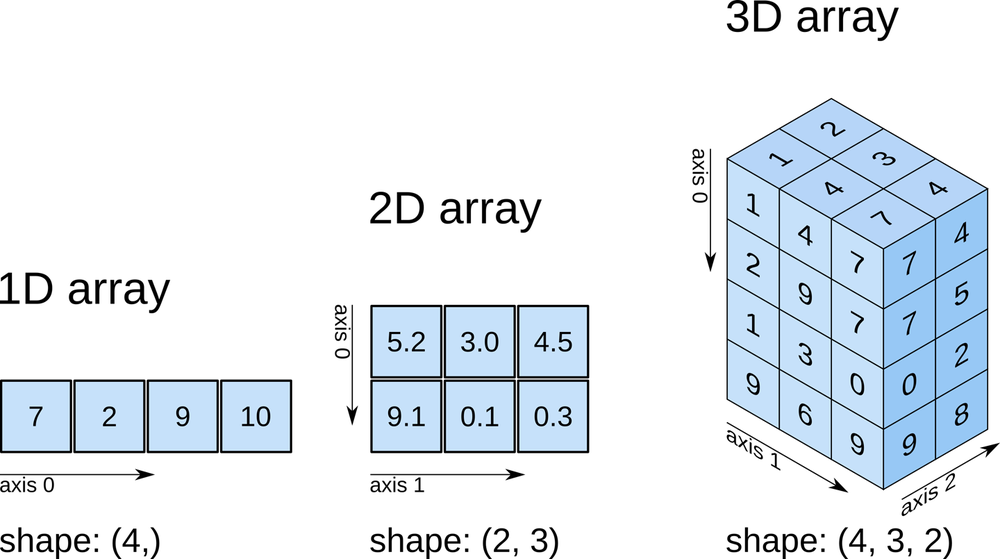
#> input picture assets/1st_numpy/image.png, 1000 x 559 px, shrunk from 1440 x 805 before the run
$ jupyter execute '11th_计算机视觉.ipynb'   (shell and % lines are left out)
#> lines starting #> are read from the running program, lines starting #| are printed output that depends on the picture; after the words box and inside, x2 and y2 are one past the last pixel; in counts of white or black regions, pixels touching at a corner belong together
# 对三个通道处理
**1.对某个区域的通道值进行控制 2.将三通道合并与拆分 3.图标的shape（x,y,通道数）**

# 计算机视觉简介 图像基础
计算机视觉是一门致力于教会计算机”看“的科学，其目的是让计算机理解图片的内容。通过眼睛看世界对于一个视力正常的人来说是一种与生俱来的本能，看图片并理解图片内容对人类来说是易如反掌，但是对于计算机来说，理解图片内容是非常困难的事情。当我们看到下面左边的图片时，我们可以很自然地理解图片的内容是一张桌子上面摆放着插满植物的玻璃瓶和一些书本；但是相同的图片在计算机“眼中”却是以右图中矩阵的形式呈现，这样就很难理解矩阵中哪些部分是杯子哪些部分是书本。长期以来计算机视觉领域都在致力于研究让计算机理解矩阵形式的图片中的内容，包括矩阵中存在什么，其大小、位置、形状等特征。

计算机视觉在生产生活中已经得到广泛地应用，例如广泛应用于机场和车站的人脸识别系统、手机相机的美颜功能、停车场的车牌识别、无人驾驶、AR 和 VR、药品研发、医疗影像检测等。经过 40 多年发展，计算机视觉领域已经细分出多个热门研究方向：物体检测、运动跟踪、语义分割、视觉问答、姿势体态识别等。计算机视觉的发展经历了从偏重计算和数学方法、90 年代传统的人工设计特征结合机器学习的分类器、到 2012 年以后以深度学习为主的视觉研发方法，计算机视觉正在以井喷式地发展趋势应用于我们的生活。

在后面的章节将循序渐进地带着大家入门计算机视觉，在课程的最后我们将通过实例让大家对所学过的方法进行一个回顾，并且课程不会涉及过多的传统视觉算法，例如 FAST、SIFT、SURF、Harris 等算法，因为深度学习的快速发展及其在视觉领域出色的表现，现在很难看到相关的传统算法的论文发表，传统算法逐渐退出了视觉领域的舞台。本课程介绍的内容是视觉领域中常常用到的基本图像处理方法，这些方法在图像预处理和对数据集进行处理时会经常用到，例如想要获得理想的深度学习模型，对数据集适当地处理就是重要的一环，所以掌握这些基本方法有助于在视觉项目中获得较好的结果。

# OpenCV 和相关的工具

在进行图像相关的代码编写前，让我们先简单介绍一下各个软件包的作用：

OpenCV 是一个基于 C++ 编写的轻量级、高效的、开源的跨平台计算机视觉库，可运行在多种操作系统上：Windows、Mac OS、Linux、Android。由于其具有友好的可读性和较高的运行效率，故获得大量开发者的青睐，同时其还提供 Python、Ruby 等语言的接口方便开发者调用。本教程将使用 Python 语言对 OpenCV 的库函数进行调用。

NumPy 是一个支持处理多维度大型矩阵的 Python 科学计算包。在对图像进行处理时经常会用到 NumPy，OpenCV 中读取存储图片都是以 NumPy 形式完成的。利用 NumPy 我们可以轻松地以多维数据的形式呈现图片，并对图片进行重组、计算、数值分析等操作。想要深入的学习可以访问 NumPy 官方中文文档。

Matplotlib 是一个 Python 2D 绘图库。其可以方便地生成直方图、条形图、散点图等。

图像的基础知识
像素
每一张图片都是由一组像素构成的，像素是构成图片的最小单位。可以把一张图片看成是由许多小方格组成，那么每一个小方格就是像素。如果我们有一张宽为 100 高为 100 的图片，那么这个图片共有 100*100 = 10000 个像素。如下图，其中右边的图片中每一个方格代表一个像素。

大部分像素有 2 种表示形态：灰度和彩色。在灰度图像中，每一个像素都具有一个在 0 到 255 之间的值，这些不同的值称为像素值，也可称为像素的强度。其中 0 表示黑色而 255 表示白色，不同的灰度表示不同的明暗变化，越接近 0 的值在图像上表现的越暗，越接近 255 的值在图像上表现的越明亮。

彩色像素通常用 RGB 颜色空间表示，RGB 颜色空间以 红（Red）、绿（Green）、蓝（Blue）三种基本颜色为基础，进行不同程度的叠加从而产生丰富的颜色，也通常称为三通道图片。这三种颜色每一个都用一个 0 到 255 的值表示，通常使用 8 位无符号整数来表示这些颜色的强度。所以一个彩色像素值表示为 (red, green, blue)。例如红色可以表示为 (255, 0, 0)，白色表示为 (255, 255, 255)。

像素坐标
像素坐标用于表示一个像素所处在图片中的位置，我们用 (y, x) 来表示一个像素在图片中的位置，其中 y 表示行，x 表示列。下图是一张数字 4 的图片，图中每个方格代表一个像素点，这是一张宽为 10 高为 10 的图片，所以这里总共有 10*10 = 100 个像素，我们定义图中左上角顶点的位置为起始点，表示为 (0, 0)。因为第一个位置我们用 0 表示，所以第一行的第 6 个像素表示为 (0, 5)。同样的 (7, 5) 表示像素在第 8 行第 6 列。知道了像素的位置后，我们就可以对指定像素进行相关的操作了。在这里需要注意的是我们设置的起始位置是 0 而不是 1，记住这一点可以在后面对像素的操作中避免很多问题。

图像的基本操作
载入、保存图片
知道了图片的一些基本知识，现在我们来利用 Python 和 OpenCV 对图片进行一些简单的操作。在操作之前我们先下载实验中我们将要用到的图片，在终端中输入如下命令会下载一个压缩文件到当前目录下。

wget https://labfile.oss-internal.aliyuncs.com/courses/2480/images.zip
copy
我们使用 unzip images.zip 命令解压，使用 ls images/ 命令查看解压后的文件。

解压完图片后，让我们学习从磁盘中载入一张图片。 首先导入我们需要使用到的包 cv2，cv2 是 OpenCV 数据库，其中包含了我们需要用到的函数。使用下面命令将导入 OpenCV 数据库。

解压完图片后，让我们学习从磁盘中载入一张图片。 首先导入我们需要使用到的包 cv2，cv2 是 OpenCV 数据库，其中包含了我们需要用到的函数。使用下面命令将导入 OpenCV 数据库。

[cell 1]
import cv2

导入了数据库后，我们要调用里面的读取图片的函数，使用 cv2.imread 函数从磁盘中读取图片文件，括号中是我们需要读取图片的地址，这里请填写你自己的图片所在的目录和文件名。注意这里如果只是输入图片名的话，图片和这个脚本需要在同一目录下，否则函数会找不到图片导致读取失败。

[cell 2]
image = cv2.imread("images/cup.jpg")

我们可以使用 type(image) 来看一下这个 image 的数据类型，如下图我们可以看到这个函数它返回一个 NumPy 数组用于表示图片。

我们使用 cv2.imwrite 保存图片，第一个参数 “new.jpg" 是我们要保存图片的地址，第二个参数 iamge 是我们要保存的图片。执行这条语句会输出一个 True，说明我们成功保存了图片。至此我们已经完成了图片的载入、显示、保存操作。

[cell 3]
cv2.imwrite("new.jpg", image)
#> Out = True

我们也可以在左侧边框栏的文件夹中看到我们保存的 new.jpg 图片，点击 new.jpg 文件，图片就会在环境中显示。

# 修改像素值
现在我们已经学会读取、显示、保存图片了，下面的例子中我们将对图片进行一些简单的操作。我们在 /home/project 目录下创建一个名为 args.py 的 Python 文件，在该文件中编写如下代码。

[cell 4]
import cv2
import argparse

ap = argparse.ArgumentParser()
ap.add_argument("--image", type = str, help = "image path")
args = ap.parse_args()

image = cv2.imread(args.image)
#> image is the input picture: shape (559, 1000, 3); mean B, G, R 241.8, 235.4, 228.6

我们在 args.py 导入了一个新的模块 argparse，这个库用于帮我们解析命令行，让我们可以直接在命令行中向程序传入参数并让程序运行，之前我们使用 cv2.imread 读取图片时是将图片路径作为参数传入该函数，这样如果我们每次传入不同的图片路径就需要不断的更改传入函数的参数，使用 argparse 可以不用修改函数代码，直接将图片的路径作为命令传入函数。

argparse.ArgumentParser 创建一个 ap 对象。使用 add_argument 函数添加命令行参数，这里我们只需要一个 --image 的参数，这个参数是我们要读取的图片路径。最后我们将会解析命令，然后将他们存储起来。

我们使用 args.image 将解析的图片路径传入 cv2.imread 函数中。

在终端中运行下面这条命令后，图片将被 cv2.imread 函数读取。

我们使用 type(image) 函数来测试下图片是否被读取，可以看到图片是以 NumPy 数组形式输出的。

接下来将学习获取像素值并对其进行修改。图片在计算机中是由许多数字组成的矩阵，要想获得指定的像素值，只需要提供该像素值在矩阵中的 (y, x) 坐标。下面的代码我们提供的坐标值为 (0, 0) 即图片的左上角顶点的坐标，然后获取其对应的 (b, g, r) 值。

[cell 5]
(b, g, r) = image[0, 0]
#> b = 255; g = 255; r = 255

这里需要注意的是通常我们认为的通道顺序是 Red，Green，Blue，但是 OpenCV 是按照相反的顺序存储的，即 Blue，Green，Red 顺序。下面我们将每个通道的像素值输出看一下。

[cell 6]
print("coordinate (0, 0): Red = {:d}, Green = {:d}, Blue = {:d}".format(r, g, b))
#| coordinate (0, 0): Red = 255, Green = 255, Blue = 255

从输出可以看出红色通道的值为 172，绿色为 180，蓝色为 182。

使用下面的代码修改像素值，这里直接将坐标 (0, 0) 的值赋值为 (0, 0, 255)，这个元组表示红色。因为上面我们提到 OpenCV 中 RGB 存储的顺序是反的，所以红色是 255，绿色是 0，蓝色是 0。

[cell 7]
image[0, 0] = (0, 0, 255)
#> image: shape (559, 1000, 3); under 0.01% of pixels changed, all inside (x1, y1, x2, y2) = (0, 0, 1, 1)

[cell 8]
(b, g, r) = image[0, 0]
#> b = 0; g = 0
print("coordinate (0, 0): Red = {:d}, Green = {:d}, Blue = {:d}".format(r, g, b))
#| coordinate (0, 0): Red = 255, Green = 0, Blue = 0

修改像素值很简单，下面代码先获取 (0, 0) 坐标的各个通道的值，然后使用 print 函数将值在终端中打印出来。

从输出可以看到坐标为 (0, 0) 的像素值已经被修改了。

现在我们已经学会了修改单个像素值，并且我们可以使用切片的方法获取并修改图片中指定的一块区域的像素值。下面的代码表示从图片的左上角顶点开始取一块 150*300 像素的区域。这里我们需要提供 4 个整数：要截取图片的起始位置、图片的高和宽。我们从图片的左上角顶点开始，所以 (0, 0) 是起始位置。我们提供的截取图片的高是 150 宽是 300，所以 0:150 和 0:300 分别表示从起始点开始获取 150 行和 300 列像素值，然后使用 cv2.imwrite 保存获取到的部分图片，最后输出的 True 说明已经保存了图片。

[cell 9]
block = image[0:150, 0:300]
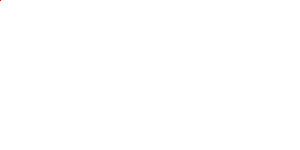
#> block: shape (150, 300, 3); mean B, G, R 255, 255, 255
cv2.imwrite("Block.jpg", block)
#> Out = True

上面的代码会在当前目录下保存名为 Block.jpg 的图片，下面是截取图片的部分区域的结果。

下一步同样用切片的方法将获取的区域的像素值全部更改为红色，首先我们将 (0, 0, 255) 的值赋值给从 (0, 0) 起始，范围为 150*300 的区域，然后保存修改后的图片。

[cell 10]
image[0:150, 0:300] = (0, 0, 255)
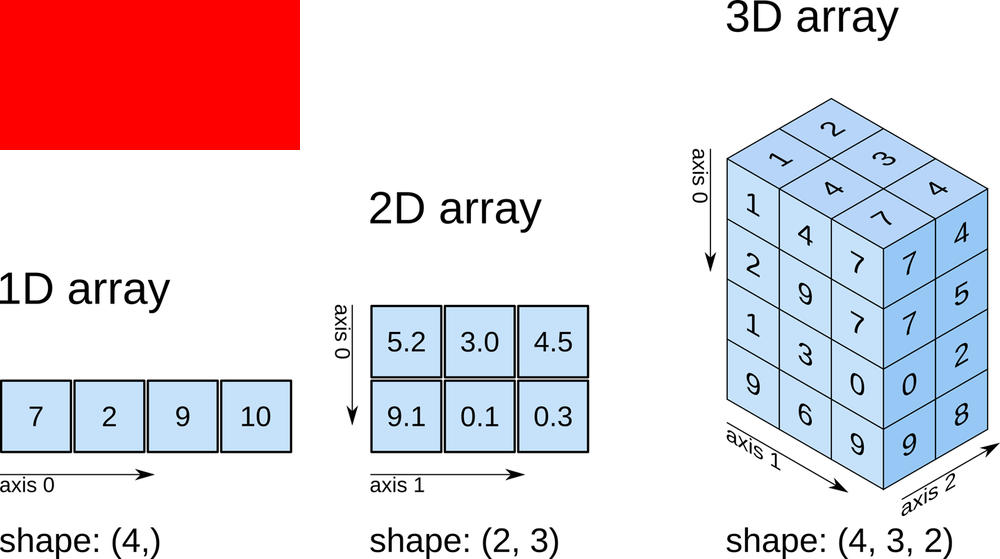
#> image: shape (559, 1000, 3); mean B, G, R 221.3, 214.9, 228.6
cv2.imwrite("Red_block.jpg", image)
#> Out = True

同样上面代码会在当前目录下保存名为 Red_block.jpg 图片，从下图可以看到我们已经修改了图片中的部分区域的像素值。

# 拆分和合并图像通道
上一节中我们学习了获得彩色像素值的方法，这一节我们会学习将一张 RGB 彩色图片的三个通道拆分为单通道。在实际应用中有时候我们需要分别处理图像的 R，G，B 通道，这种情况下我们可以使用 cv2.split 函数来实现这个功能。首先通过下面的命令运行已经在前面的实验编辑过的 args.py 文件。

然后使用 cv2.split 函数将三通道图片分别拆分为三个单独通道，这个函数只有一个参数，image 是我们要输入函数的图片，然后函数会按照 (b, g, r) 的顺序输出每个通道。

[cell 11]
(b, g, r) = cv2.split(image)
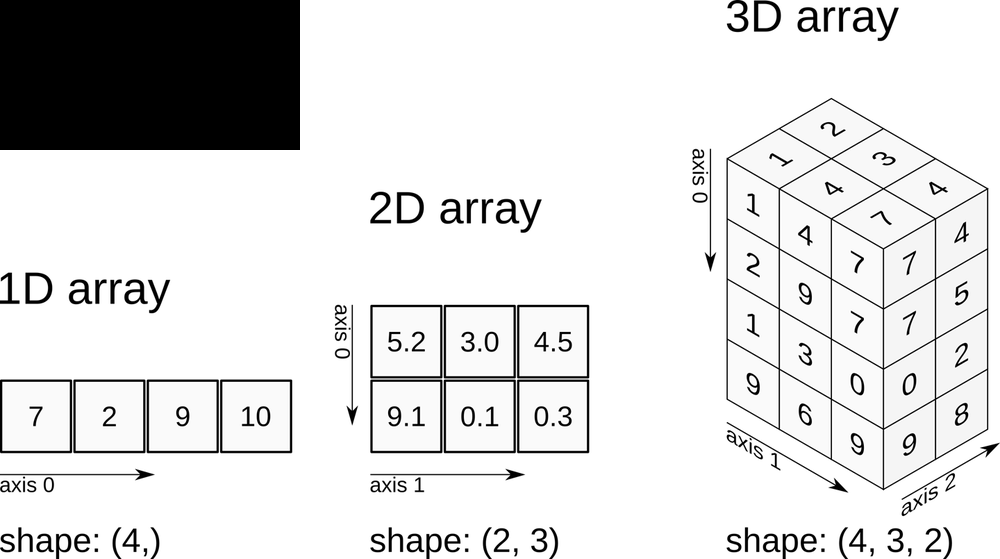
#> b: shape (559, 1000); min 0, max 255, mean 221.3
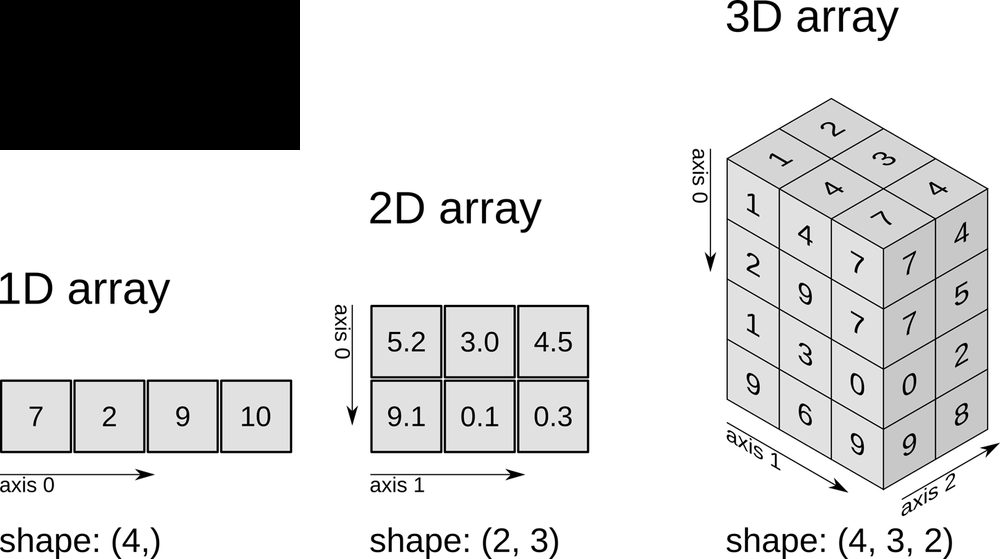
#> g: shape (559, 1000); min 0, max 255, mean 214.9
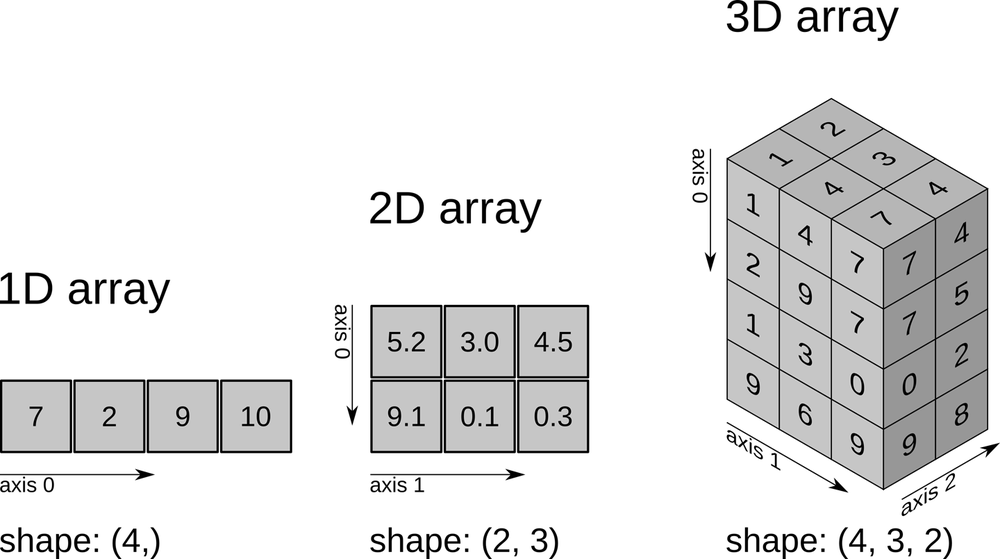
#> r: shape (559, 1000); min 0, max 255, mean 228.6

下面代码使用三次 cv2.imwrite 函数分别将 r、g、b 保存为三张单通道图片。

[cell 12]
cv2.imwrite("Red.jpg", r)
cv2.imwrite("Green.jpg", g)
cv2.imwrite("Blue.jpg", b)
#> Out = True

下图为保存的结果，三张不同通道的图片区别不是很大，但是我们还是可以看出一些细微的差别。在原图中杯子旁边的书本上的两个扇形呈现棕黄色，在蓝色通道中其呈现的强度相较于绿色和红色通道中同样的位置更暗，表明这些区域中很少有蓝色。在绿色通道中这些区域显得更明亮些，说明其中包含的绿色比蓝色通道的同一区域更多。最后红色通道中这个区域最亮，表明这个区域中包含的红色比其他两个通道的都多。

我们可以使用 cv2.merged 函数将分开的通道合并，只需要按照 BGR 的顺序将列表 [b, g, r] 传入函数，这样函数会将三个单独通道合并为一张三通道图片，合并后的图片和原图是一样的。

[cell 13]
sum = cv2.merge([b, g, r])
cv2.imwrite("sum.jpg", sum)
#> Out = True

# 访问图像属性
一张图像具有多个属性：行数、列数、通道数、图像数据类型、像素数等。这一节我们将通过几个简单的函数来一一访问这些属性。首先通过下面的命令运行已经在前面的实验编辑过的 args.py 文件。

我们可以通过 shape 方法获取图片的一些属性，在 IPython 中输入下面代码将会获得图片的宽、高以及通道数。

[cell 14]
image.shape
#> Out = (559, 1000, 3)

$ run again, on assets/2se_pandas/image-1.png
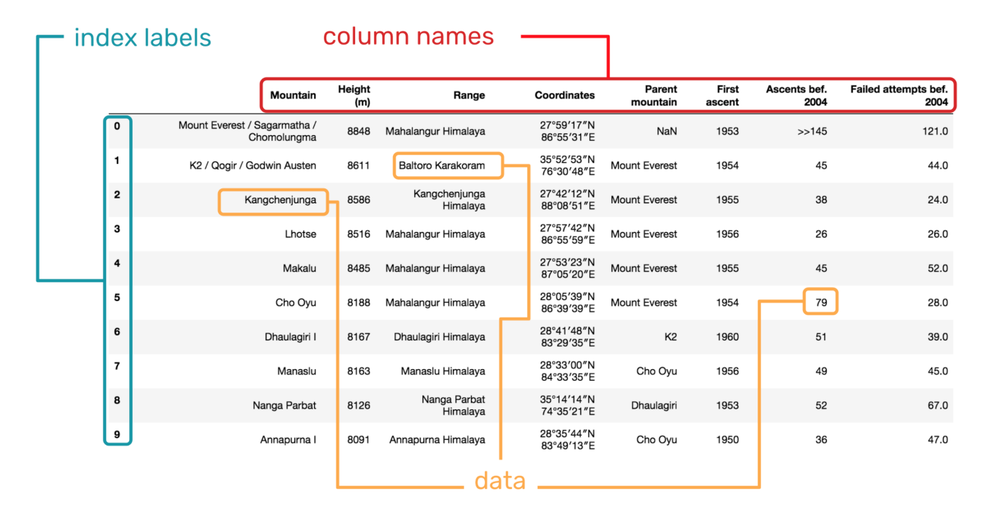
#> input picture assets/2se_pandas/image-1.png, 1000 x 517 px, shrunk from 1726 x 892 before the run
#> `cv2.imwrite("new.jpg", image)`: Out = True
#> image is the input picture: shape (517, 1000, 3); mean B, G, R 240.4, 241.4, 243.4
#> `(b, g, r) = image[0, 0]`: b = 255
#| coordinate (0, 0): Red = 255, Green = 255, Blue = 255
#> `(b, g, r) = image[0, 0]`: b = 0
#| coordinate (0, 0): Red = 255, Green = 0, Blue = 0
#> `cv2.imwrite("Block.jpg", block)`: Out = True
#> `image[0:150, 0:300] = (0, 0, 255)`:
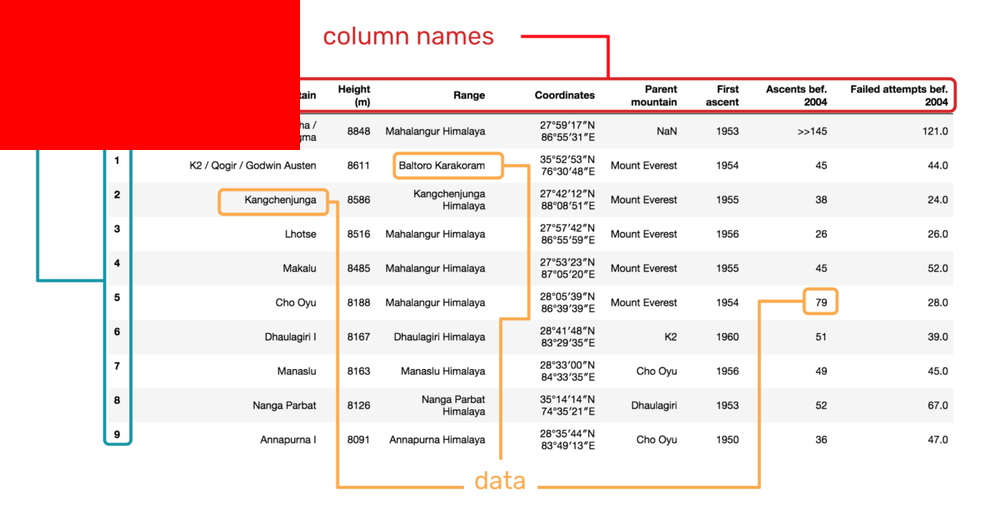
#> image: shape (517, 1000, 3); mean B, G, R 219.1, 220.1, 244.6
#> `(b, g, r) = cv2.split(image)`:
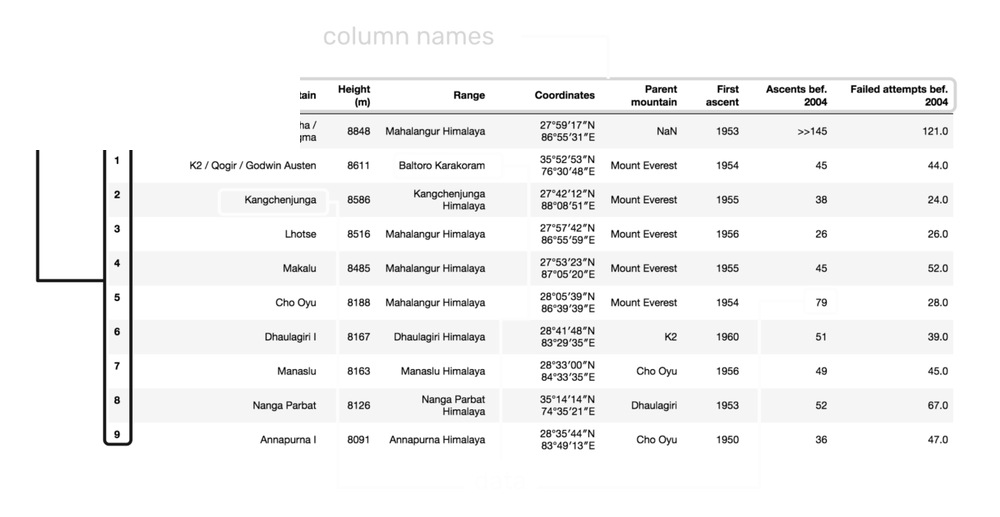
#> r: shape (517, 1000); min 0, max 255, mean 244.6
